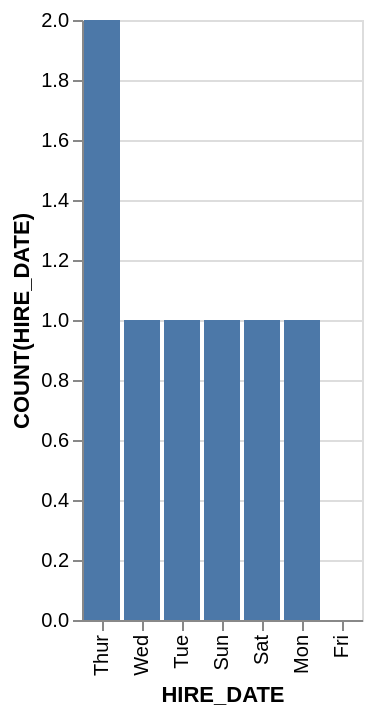

Vega-Lite specification for this chart:
### Vega-Lite specification from a JSON file in a GitHub repository (floating-point values rounded to 4 significant figures)
{"data": {"values": [{"x_data": "Thur", "y_data": 2}, {"x_data": "Wed", "y_data": 1}, {"x_data": "Tue", "y_data": 1}, {"x_data": "Sun", "y_data": 1}, {"x_data": "Sat", "y_data": 1}, {"x_data": "Mon", "y_data": 1}, {"x_data": "Fri", "y_data": 0}]}, "mark": "bar", "encoding": {"x": {"field": "x_data", "type": "nominal", "title": "HIRE_DATE", "sort": {"op": "sum", "field": "y_data", "order": "descending"}}, "y": {"field": "y_data", "type": "quantitative", "title": "COUNT(HIRE_DATE)"}}}
